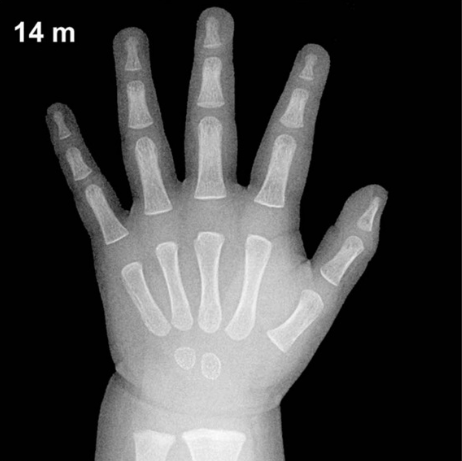
#> input picture images/baby_hand.png, 462 x 461 px
$ python -i chapter_07.py   (imports and definitions only)
#> lines starting #> are read from the running program, lines starting #| are printed output that depends on the picture
#> further down, picture is the input picture: shape (461, 462, 3); mean B, G, R 64.5, 64.5, 64.5
import cv2
import numpy as np
import cv2.xphoto
import streamlit as st

#1 Hiệu ứng nét chì
# [32 lines left out: function pencil_sketch_effect, not called in this run]

#2 Hiệu ứng tranh sơn dầu
def enhance_image(image):
    """Tăng cường màu sắc và độ tương phản của ảnh."""
    # Chuyển sang không gian màu HSV để tăng độ bão hòa
    hsv = cv2.cvtColor(image, cv2.COLOR_BGR2HSV)
#> hsv: shape (461, 462, 3); mean H, S, V 0, 0.1, 64.5
    h, s, v = cv2.split(hsv)
    s = cv2.multiply(s, 1.2)  # Tăng độ bão hòa lên 20%
    s = np.clip(s, 0, 255).astype(np.uint8)
    hsv = cv2.merge([h, s, v])
#> hsv: shape (461, 462, 3); mean H, S, V 0, 0.1, 64.5
    enhanced = cv2.cvtColor(hsv, cv2.COLOR_HSV2BGR)

    # Tăng độ tương phản và độ sáng
    lab = cv2.cvtColor(enhanced, cv2.COLOR_BGR2LAB)
#> lab: shape (461, 462, 3); mean of channels 0, 1, 2 67.3, 128, 128
    l, a, b = cv2.split(lab)
    clahe = cv2.createCLAHE(clipLimit=2.0, tileGridSize=(8, 8))
    l = clahe.apply(l)
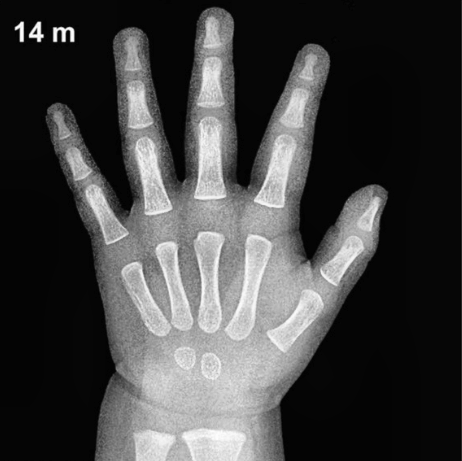
#> l: shape (461, 462); min 2, max 255, mean 65.5
    lab = cv2.merge([l, a, b])
#> lab: shape (461, 462, 3); mean of channels 0, 1, 2 65.5, 128, 128
    enhanced = cv2.cvtColor(lab, cv2.COLOR_LAB2BGR)

    return enhanced

# [42 lines left out: function oil_painting_effect, not called in this run]


chapter_07_functions = {
    "Vẽ bằng nét chì": pencil_sketch_effect,
    "Hiệu ứng tranh sơn dầu": oil_painting_effect
}

>>> import cv2
>>> picture = cv2.imread('../images/baby_hand.png')
>>> result = enhance_image(picture)
